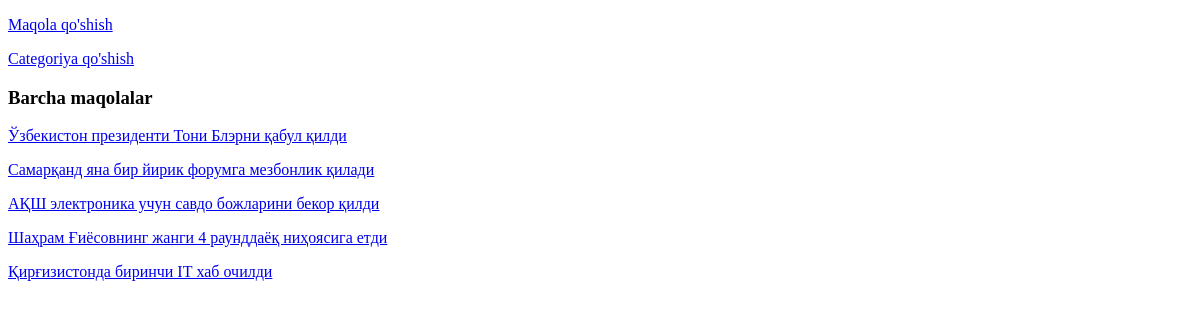
Before: / with the older database file.
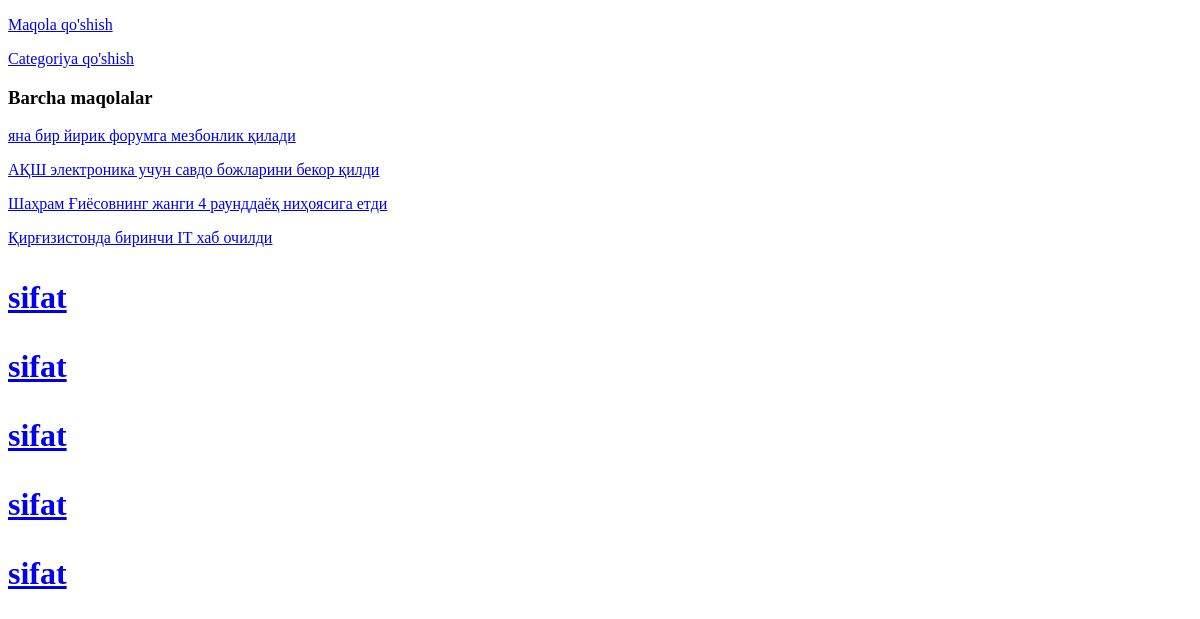
After: the same page with the newer database file.
### articles/models.py (models this page shows, shortened)
class Article(models.Model):
    title=models.CharField(max_length=250,null=False,blank=False)
    description=models.TextField()
    created_at=models.DateTimeField(auto_now_add=True)

class Category(models.Model):
    name=models.CharField(max_length=250)

### articles/views.py (the view)
# urls.py: path('',home_page,name="home"),
def home_page(request):
    articles=Article.objects.all()
    categoriyas=Category.objects.all()
    context={
        "articles":articles,
        "categoriya":categoriyas
    }
    return render(request,"home.html",context)

### templates/home.html (shortened to what this page needs)
<!DOCTYPE html>
<html lang="en">
<head>
</head>
<body>
    <p><a href="{% url 'qoshish' %}"> Maqola qo'shish</a></p>
    <p><a href="{% url 'categoriya' %}"> Categoriya qo'shish</a></p>
    <h3>Barcha maqolalar</h3>
    {% for article in articles %}
    <p><a href="{% url 'detail' article.id %}">{{ article.title }}</a></p>
    {% endfor %}
   <h1>
       {% for article in categoriya %}
    <p><a href="{% url 'detaile' article.id %}">{{ article.name }}</a></p>
        {% endfor %}
    </h1>
</body>
</html>

Changed rows visible on the page:
removed Article: title "Ўзбекистон президенти Тони Блэрни қабул қилди"
changed Article: title "Самарқанд яна бир йирик форумга мезбонлик қилади" → "яна бир йирик форумга мезбонлик қилади"
added Category: name "sifat"
added Category: name "sifat"
added Category: name "sifat"
added Category: name "sifat"
added Category: name "sifat"
